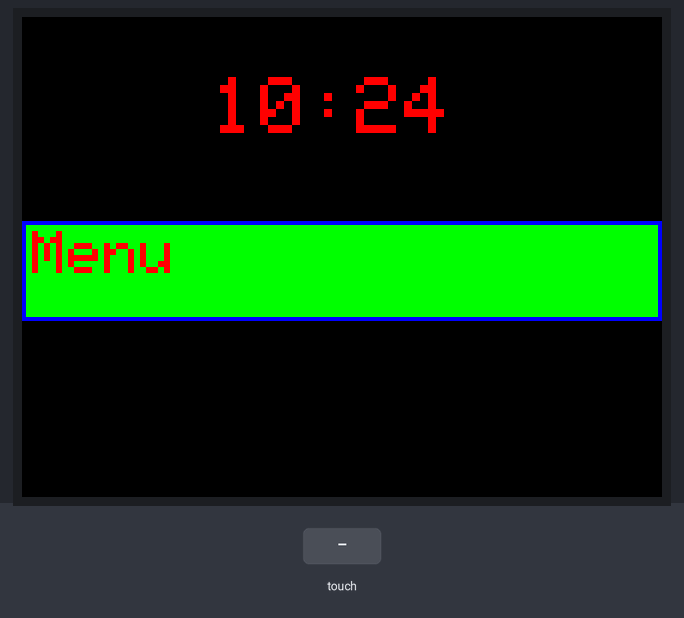
Simulated run of this sketch. Board: Arduino Uno, built with avr-gcc and run on an emulated ATmega328P. Shown: 320×240 colour display. The test bench sets the inputs (shaded band). The local clock reads 2024-03-15 10:24:30 at power-on unless the sketch sets it; what the sketch prints to the serial monitor is not drawn.

Above: at 1.5 s.
1.6 s: touch panel pressed at 13 % / 10 % of its raw x / y range
At 30.9 s:
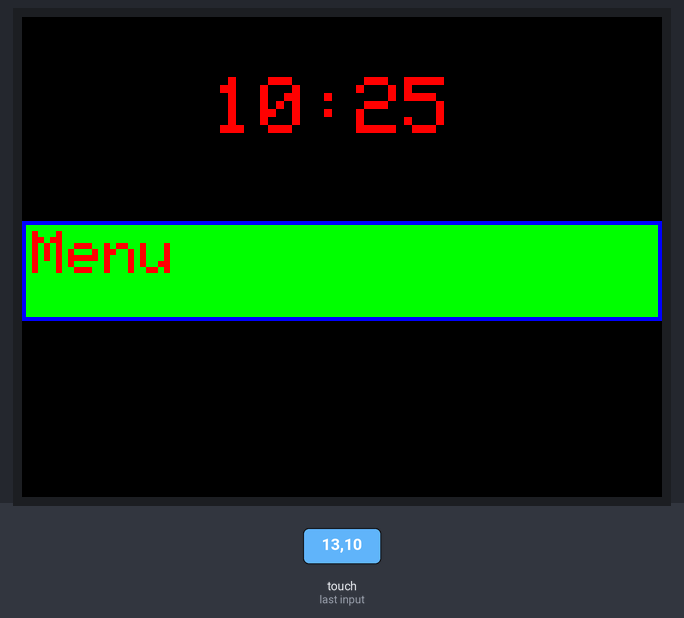
Timing chart, 0 to 31.7 s (numbered marks = the images above; inputs shaded):
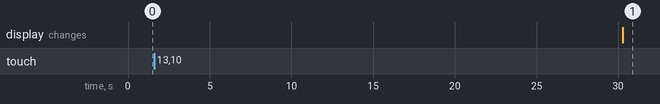

The sketch:

Pellergy.ino
```cpp
#include <SPI.h>
#include <Wire.h>
#include <Adafruit_GFX.h>
#include <DS1307RTC.h>
#include <Time.h>
#include <Adafruit_STMPE610.h>//touchscreen
#include <Adafruit_ILI9341.h> //tft

int runtime=1000;
int j=0;


int menuInt=1;


int TestHour=0;
int TestMin=0;
int THL=0;
int TML=1;
String H; //Hours
String M; //Minutes
String timeString =  "00:00";
char *TimeString;
int lmin=255;
int ms;
int hs;
int StartMin = 0;
int StopMin=0;
int StartHour=0;
int StopHour=0;
int StartMinEEPROM = 1;
int StartHourEEPROM = 2;
int StopMinEEPROM = 3;
int StopHourEEPROM = 4;
int runTimeEEPROM = 5;
int alarmp = 9;
int curtime;
int cmin;
int i=0;

/*
#define TS_MINX 400
 #define TS_MINY 650
 #define TS_MAXX 3600
 #define TS_MAXY 3800
 */
#define TS_MINX 400
#define TS_MINY 270
#define TS_MAXX 3690
#define TS_MAXY 3500
#define STMPE_CS 8


Adafruit_STMPE610 ts = Adafruit_STMPE610(STMPE_CS);
// For the Adafruit shield, these are the default.
#define TFT_DC 9
#define TFT_CS 10
#define Version 0.1
#define x1 0
#define x2 101
#define y1 0
#define y2 51
#define y3 102
#define y4 153
#define dts 3
int done=0;
int x=0;
int h=50;

TS_Point p;

char* leadingZero[]={
  "00", "01", "02", "03", "04", "05", "06", "07", "08", "09"}; //Char array for Leading Zeros

// Use hardware SPI (on Uno, #13, #12, #11) and the above for CS/DC
Adafruit_ILI9341 tft = Adafruit_ILI9341(TFT_CS, TFT_DC);
int w=tft.height();
boolean EEPROMSave(){
}


void drawButton( int y, String title, int color, int tcolor ){
  tft.fillRect(x,y,w,h, ILI9341_BLUE );

  tft.fillRect(x+2,y+2,w-4,h-4, color);
  tft.setCursor(x+5, y+5);
  tft.setTextColor(tcolor);
  tft.print(title);
}
int statBar(int statLevel, String Label){
  int x = 0;
  int y = tft.height()-40;
  int w = tft.width();
  int h = 40;
  tft.fillRect(x,y,w,h, ILI9341_BLUE );
  int color;
  tft.setTextColor(ILI9341_BLACK);
  switch (statLevel){

  case 0:
    color=ILI9341_GREEN;
    break; // Ok
  case 1:
    color=ILI9341_YELLOW;
    break; // Alert
  case 2:
    color=ILI9341_RED;
    break; // Alarm
  default:
    color=ILI9341_GREEN;
    break; // Default Value
  }
  tft.fillRect(x+2,y+2,w-4,h-4, color);
  tft.setCursor(x+5,y+5);
  tft.println(Label);
  tft.setTextColor(ILI9341_GREEN);
  return statLevel;
}
boolean checkButton(int y){

  int Y=p.x;

  y=tft.height()-y;

  Serial.println("y:"+String(y)+"; y+50:"+String(y+h));
  Serial.println("Y:"+String(Y));


  if((Y > y) && (Y <= (y +h))) {
    Serial.println("Pressed");
    return true;
  }
  else {
    return false;
  }

}
void setup(){
  Serial.begin(9600);
  Serial.println("Serial Begin");
  tft.begin();
  Serial.println("tft Begin");
  tft.setRotation(1);
  drawScreen(5);

  if (!ts.begin()) {
    Serial.println("Unable to start touchscreen.");
  }
  else {
    Serial.println("Touchscreen started.");
  }

  //tft.fillScreen(ILI9341_BLUE);
  // origin = left,top landscape (USB left upper)
  setSyncProvider(RTC.get);

  Serial.println("Got Time");


  Serial.print("tft.width: ");
  Serial.println(tft.width());
  Serial.print("tft.height: ");
  Serial.println(tft.height());

  drawScreen(1);

}
String theTime(){
  if (menuInt==1){
    if (lmin != minute(now())){
      Serial.println("TheTime function");
      int    hs=hour(now());
      int ms=minute(now());
      if (hs >= 0 && hs < 10) {
        H=leadingZero[hs];
      }
      else{
        H=String(hs);
      }
      //Give Leading Zeros To Minutes
      if (ms >= 0 && ms < 10) {
        M=leadingZero[ms];
      }
      else{
        M=String(ms);
      }

      timeString=H+":"+M;
      char *TimeString = strdup(timeString.c_str()); //Convert String into char*
      Serial.print("time: ");
      Serial.println(TimeString);
      Serial.println("drawTime");
      //  tft.fillScreen(ILI9341_BLACK);

      tft.setCursor(95, 30);
      tft.setTextSize(4);
      tft.fillRect(95,30,125,30,ILI9341_BLACK );

      tft.print(TimeString);
      tft.setTextSize(dts);

      lmin=minute(now());
    }
  }
  return timeString;
}


int checkPress(){
  //Serial.println("Function CheckPress");

  p = ts.getPoint();


  p.x = map(p.x, TS_MINX, TS_MAXX, 0, tft.width());
  p.y = map(p.y, TS_MINY, TS_MAXY, 0, tft.height());
  if (p.z > 50){
    Serial.print("px2:");
    Serial.print(p.x);
    Serial.print(",");
    Serial.print("py2u:");
    Serial.println(p.y);


    if (ts.touched())
    {
      switch (menuInt){
      case 1:
        if (checkButton(y3)){
          Serial.print("Success:");
          Serial.println(menuInt);
          return 2;

        }
        break;

      case 2:
      if (checkButton(y1)){
          Serial.println("TestsBtn");
          return 11;
        }

        else if (checkButton(y2)){
          Serial.println("SetupBtn");
          return 3;
        }
        else if (checkButton(y3)){
          Serial.println("InfoBtn");
          return 5;
        }
        else if (checkButton(y4)){
          Serial.println("BackBtn");
          return 1;
        }
        break;//end if checkButton
      case 3:
      if (checkButton(y4)){
          Serial.println("Success");
          return 4;
        }

        break;
        case 4:
        if (checkButton(y1)){
          Serial.println("Success");
          return 6; //Mode
        }
        if (checkButton(y2)){
          Serial.println("Success");
          return 7; //RunTiem
        }
        if (checkButton(y3)){
          Serial.println("Success");
          return 8;//SetTime
        }
        if (checkButton(y4)){
          Serial.println("Saving");
          if (!EEPROMSave()){
            Serial.println("EEPROM Save Success");
          }
          else {
            Serial.println("EEPROM Save Success");
          }
          return 1;
        }
        break;
        case 5:
        if (checkButton(y4)){
        return 2;
      }
        break;
    } //endSwitch

    }//end  ts.touced
  }//End Pressure
  return 0;
}//end Funtion

void drawStatus(){
  //     drawButton(tft.height()-40,40,"Status: XXXX",ILI9341_GREEN,ILI9341_RED );
}
void drawScreen(int menu){
  Serial.print("Function Drawscreen:");
  Serial.println(menu);
  menuInt=menu;
  switch(menu){
  case 1:
    //Default Screen
    tft.fillScreen(ILI9341_BLACK);
    drawButton(y3,"Menu",ILI9341_GREEN,ILI9341_RED );
    done = 1;
    lmin=255;
    Serial.println("Draw Default Screen");
    break;
  case 2:
    //Main Menu
    tft.fillScreen(ILI9341_BLACK);
    drawButton(y1,"Tests",ILI9341_GREEN, ILI9341_RED);
    drawButton(y2,"Setup",ILI9341_GREEN, ILI9341_RED);
    drawButton(y3,"Info",ILI9341_GREEN, ILI9341_RED);
    drawButton(y4,"Back",ILI9341_GREEN, ILI9341_BLACK);
    done = 1;
    Serial.println("Draw Main Menu");
    break;
  case 3://Setting  Screen
    tft.fillScreen(ILI9341_BLACK);
    drawButton(y1,"Mode",ILI9341_GREEN, ILI9341_RED);
    drawButton(y2,"Run Time",ILI9341_GREEN, ILI9341_RED);
    drawButton(y3,"SetTime",ILI9341_GREEN, ILI9341_RED);
    drawButton(y4,"Next",ILI9341_GREEN, ILI9341_BLACK);
    break;
  case 4://TestScreen 2
    tft.fillScreen(ILI9341_BLACK);
    drawButton(y1,"Start Time",ILI9341_GREEN, ILI9341_RED);
    drawButton(y2,"Stop Time",ILI9341_GREEN, ILI9341_RED);
    drawButton(y3,"Back",ILI9341_GREEN, ILI9341_RED);
    drawButton(y4,"Save and end",ILI9341_GREEN, ILI9341_BLACK);
    break;
  case 5: //Info Screen
    tft.setTextColor(ILI9341_RED);

    tft.fillScreen(ILI9341_BLACK);
    tft.setCursor(0,0);
    tft.setTextSize(2);
    tft.println ("Pellergy Vaccume control");
    tft.println("System");
    tft.println("");
    tft.print("Version: ");
    tft.println(Version);
    tft.setTextSize(dts);
        drawButton(y4,"Back",ILI9341_GREEN, ILI9341_BLACK);

    break;
  case 6: //Mode Setting
    tft.fillScreen(ILI9341_BLACK);
    tft.setTextColor(ILI9341_RED);
    drawButton(y1,"Disable",ILI9341_GREEN, ILI9341_RED);
    drawButton(y2,"Enable + Time",ILI9341_GREEN, ILI9341_RED);
    drawButton(y3,"Enabled W/O Time",ILI9341_GREEN, ILI9341_RED);

    break;
  case 7: //RunTime
    tft.setTextColor(ILI9341_RED);
    tft.fillScreen(ILI9341_BLACK);
    drawButton(y3,"Up",ILI9341_GREEN, ILI9341_RED);
    drawButton(y4,"Down",ILI9341_GREEN, ILI9341_RED);
    break;
  case 8: //SetTime
    tft.setTextColor(ILI9341_RED);
    drawButton(y1,"Hour Up",ILI9341_GREEN, ILI9341_RED);
    drawButton(y2,"Hour Down",ILI9341_GREEN, ILI9341_RED);
    drawButton(y3,"Minute Down",ILI9341_GREEN, ILI9341_RED);
    drawButton(y4,"Minute Down",ILI9341_GREEN, ILI9341_RED);
    break;
  case 9: //Start Time
    tft.fillScreen(ILI9341_BLACK);
    drawButton(y1,"Hour Up",ILI9341_GREEN, ILI9341_RED);
    drawButton(y2,"Hour Down",ILI9341_GREEN, ILI9341_RED);
    drawButton(y3,"Minute Down",ILI9341_GREEN, ILI9341_RED);
    drawButton(y4,"Minute Down",ILI9341_GREEN, ILI9341_RED);

    break;
  case 10: //StopTime
    tft.fillScreen(ILI9341_BLACK);
    drawButton(y1,"Hour Up",ILI9341_GREEN, ILI9341_RED);
    drawButton(y2,"Hour Down",ILI9341_GREEN, ILI9341_RED);
    drawButton(y3,"Minute Down",ILI9341_GREEN, ILI9341_RED);
    drawButton(y4,"Minute Down",ILI9341_GREEN, ILI9341_RED);

    break;
  case 11: //TestsMenu    tft.setTextColor(ILI9341_RED);

    tft.fillScreen(ILI9341_BLACK);
    tft.setCursor(0,0);
    tft.setTextSize(2);
    tft.println ("Pellergy Vaccume control");
    tft.println("System");
    tft.println("");
    tft.print("Version: ");
    tft.println(Version);
    tft.setTextSize(dts);
    break;
  case 12: //Info Screen
    tft.setTextColor(ILI9341_RED);

    tft.fillScreen(ILI9341_BLACK);
    tft.setCursor(0,0);
    tft.setTextSize(2);
    tft.println ("Pellergy Vaccume control");
    tft.println("System");
    tft.println("");
    tft.print("Version: ");
    tft.println(Version);
    tft.setTextSize(dts);
    break;
    //  default:
    //    Serial.print("Drawscreen error, No screen # ");
    //    Serial.println(menu);
  }//End Case

}//End Function
void RunVac(){
}
void    drawRunTime(){
}

void loop(){

  //  if (i == 12){
  //    i=0;
  //  }
  //  if ( j == 3) {
  //    j=0;
  //  }
  //  drawScreen(i);
  //  statBar(j, "Alrighty");
  //  delay (1000);
  //  j++;
  //  i++;
  int x0 =checkPress();
  if (x0!=0){
    drawScreen(x0);
  }//end x0 if
  theTime();
  if (menuInt == 1){
    RunVac();
  }

  //FixMe: Implement Menu auto-back later
  //  if (menuInt!=1){
  //cmin=millis()
  //   if (cmin >999){
  //     drawScreen(1);
  //     lcmin=0;
  //   }
  //   cmin = lcmin);
  //  }
  //Serial.println(theTime());

}
```
